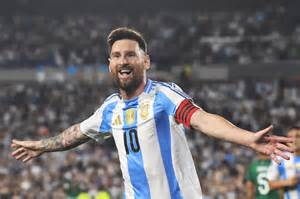
#> input picture nopbailab/messi5.jpg, 300 x 199 px
$ python lab11.py
#> lines starting #> are read from the running program, lines starting #| are printed output that depends on the picture
import cv2 as cv
import numpy as np

# Đọc ảnh xám
img = cv.imread("messi5.jpg", 0)
#> img: shape (199, 300); min 14, max 255, mean 104.9

if img is None:
    print("Không đọc được ảnh")
    exit()

# Tạo kernel 5x5
kernel = np.ones((5,5), np.uint8)

# 1. Erosion
erosion = cv.erode(img, kernel, iterations=1)
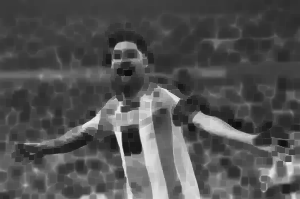
#> erosion: shape (199, 300); min 14, max 240, mean 81.3

# 2. Dilation
dilation = cv.dilate(img, kernel, iterations=1)
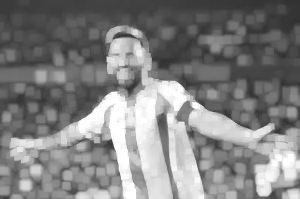
#> dilation: shape (199, 300); min 47, max 255, mean 129.2

# 3. Opening
opening = cv.morphologyEx(img, cv.MORPH_OPEN, kernel)
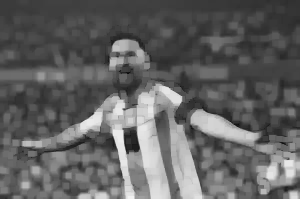
#> opening: shape (199, 300); min 14, max 240, mean 98

# 4. Closing
closing = cv.morphologyEx(img, cv.MORPH_CLOSE, kernel)
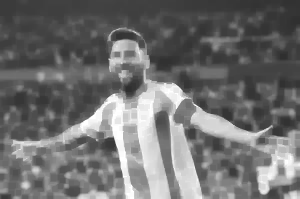
#> closing: shape (199, 300); min 47, max 255, mean 111.3

# 5. Gradient
gradient = cv.morphologyEx(img, cv.MORPH_GRADIENT, kernel)
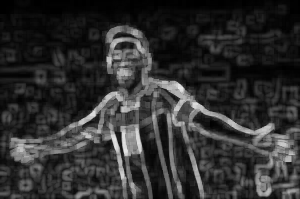
#> gradient: shape (199, 300); min 0, max 230, mean 47.9

# 6. Top Hat
tophat = cv.morphologyEx(img, cv.MORPH_TOPHAT, kernel)
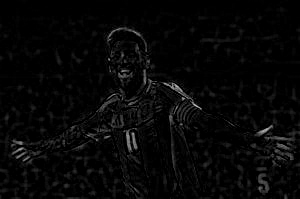
#> tophat: shape (199, 300); min 0, max 196, mean 6.9

# 7. Black Hat
blackhat = cv.morphologyEx(img, cv.MORPH_BLACKHAT, kernel)
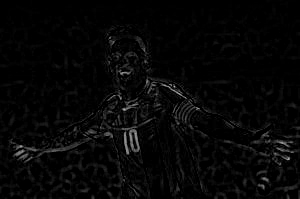
#> blackhat: shape (199, 300); min 0, max 180, mean 6.4

# Hiển thị kết quả
cv.imshow("Original", img)
cv.imshow("Erosion", erosion)
cv.imshow("Dilation", dilation)
cv.imshow("Opening", opening)
cv.imshow("Closing", closing)
cv.imshow("Gradient", gradient)
cv.imshow("Top Hat", tophat)
cv.imshow("Black Hat", blackhat)

cv.waitKey(0)
cv.destroyAllWindows()
